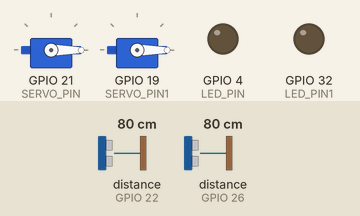
A sketch run on a simulated ESP32. Parts: 2 × servo, output pins drawn as LEDs (lit = HIGH). Wiring (inferred from the names in the program): 2 × ultrasonic range finder: trigger GPIO 23, echo GPIO 22 / trigger GPIO 25, echo GPIO 26. The test bench sets the inputs (shaded band); at power-on: distance to the obstacle (sensors on GPIO 22, GPIO 26) 80 cm. The echo pulse lasts 58.3 µs per cm; WiFi joins after 1.5 s; servers stay silent unless stated; pins used as bus, display or sensor lines are not drawn; what the sketch prints to the serial monitor is not drawn.

Above: at 3.0 s.
3.1 s: distance to the obstacle (sensor on GPIO 22) set to 7 cm
5.0 s: distance to the obstacle (sensor on GPIO 22) set to 4 cm
At 6.1 s:
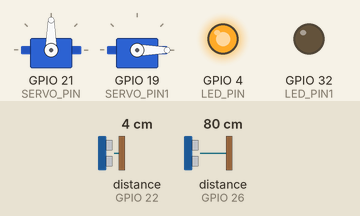
7.3 s: distance to the obstacle (sensor on GPIO 26) set to 7 cm
9.0 s: distance to the obstacle (sensor on GPIO 26) set to 4 cm
At 10.2 s:
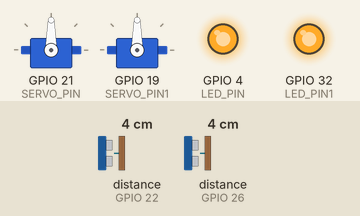
11.3 s: distance to the obstacle (sensor on GPIO 22) set to 9 cm
At 12.9 s:
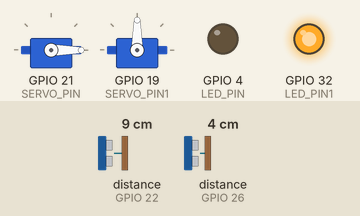
13.3 s: distance to the obstacle (sensor on GPIO 22) set to 2 cm
At 14.5 s:
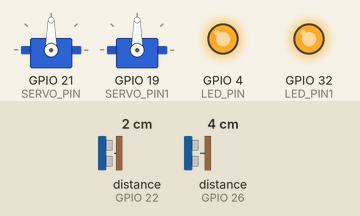
Timing chart, 0 to 16.3 s (numbered marks = the images above; inputs shaded):
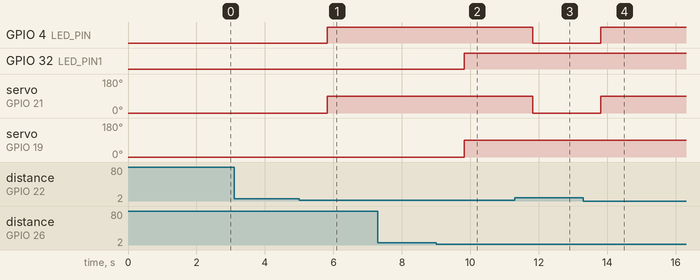

Measured:
- the behaviour switches between 6 and 5 cm on distance to the obstacle (sensor on GPIO 22) (found by bisection; images 0 and 1)
- the behaviour switches between 6 and 5 cm on distance to the obstacle (sensor on GPIO 26) (found by bisection; images 1 and 2)
- after the input at 3.1 s, every drawn part: stays the same
- after the input at 5.0 s, GPIO 4 (LED_PIN): LOW → HIGH after 0.82 s; servo on GPIO 21 (SERVO_PIN): 0° → 90° after 0.82 s
- after the input at 7.3 s, every drawn part: stays the same
- after the input at 9.0 s, GPIO 32 (LED_PIN1): LOW → HIGH after 0.82 s; servo on GPIO 19 (SERVO_PIN1): 0° → 90° after 0.82 s
- after the input at 11.3 s, GPIO 4 (LED_PIN): HIGH → LOW after 0.52 s; servo on GPIO 21 (SERVO_PIN): 90° → 0° after 0.52 s
- after the input at 13.3 s, GPIO 4 (LED_PIN): LOW → HIGH after 0.52 s; servo on GPIO 21 (SERVO_PIN): 0° → 90° after 0.52 s

The sketch:

Project_Micro_Revisi.ino
```cpp
#define BLYNK_TEMPLATE_ID "TMPL6Nu24SeDE"
#define BLYNK_TEMPLATE_NAME "HelloWorld"
//#define BLYNK_AUTH_TOKEN "KfWgaNJngdLvDjS6QtvAmHmjRtH321Dy"

#include <WiFiClient.h>
#include <WiFi.h>
#include <BlynkSimpleEsp32.h>
#include <ESP32Servo.h>//install
#include <ezButton.h>//install
#include <Button.h>
//#include <DHT.h>

#define LED_PIN 4
#define LED_PIN1 32
#define TRIG_PIN  23  // ESP32 pin GPIO23 connected to Ultrasonic Sensor's TRIG pin
#define ECHO_PIN  22  // ESP32 pin GPIO22 connected to Ultrasonic Sensor's ECHO pin
#define TRIG_PIN1 25  // ESP32 pin GPIO23 connected to Ultrasonic Sensor's TRIG pin
#define ECHO_PIN1 26  // ESP32 pin GPIO22 connected to Ultrasonic Sensor's ECHO pin
#define SERVO_PIN 21  // ESP32 pin GPIO26 connected to Servo Motor's pin
#define SERVO_PIN1 19  // ESP32 pin GPIO26 connected to Servo Motor's pin
#define DISTANCE_THRESHOLD  5 // centimeters
BlynkTimer timer;

char auth[] = "KfWgaNJngdLvDjS6QtvAmHmjRtH321Dy"; // from BLYNK_AUTH_TOKEN
char ssid[] = "OPPO Reno8 Z 5G";  // Activate your personal hotspot at mobile phone
char pass[] = "k629pbsb";    // Password to access the personal hotspot

//double humidity, temp;
float duration_us, distance_cm, duration_us1, distance_cm1;
// int led_state = LOW;    // the current state of LED
// int button_state;       // the current state of button
// int last_button_state;  // the previous state of button

// int LEDPin = 14;              // LED connected at pin GPIO D5

//unsigned long previousMillis = 0;
//const long interval = 15000;
Servo servo;
Servo servo1;
//ezButton button(BUTTON_PIN);

void maincode(){
  digitalWrite(TRIG_PIN, LOW);
  delayMicroseconds(5);

  digitalWrite(TRIG_PIN, HIGH);
  // digitalWrite(TRIG_PIN1, HIGH);
  delayMicroseconds(10);
  digitalWrite(TRIG_PIN, LOW);
  // digitalWrite(TRIG_PIN1, LOW);

  duration_us = pulseIn(ECHO_PIN, HIGH);
  distance_cm = 0.017 * duration_us;
  Blynk.virtualWrite(V0,distance_cm);

  if (distance_cm  < DISTANCE_THRESHOLD){
    servo.write(90);
    //digitalWrite(BUZZER_PIN, HIGH);
    digitalWrite(LED_PIN, HIGH);
  } else {
    servo.write(0);
    digitalWrite(LED_PIN, LOW);
  }

  digitalWrite(TRIG_PIN1, LOW);
  delayMicroseconds(5);

  digitalWrite(TRIG_PIN1, HIGH);
  delayMicroseconds(10);
  digitalWrite(TRIG_PIN1, LOW);

  // last_button_state = button_state;      // save the last state
  // button_state = digitalRead(BUTTON_PIN); // read new state

  // duration_us = pulseIn(ECHO_PIN, HIGH);
  duration_us1 = pulseIn(ECHO_PIN1, HIGH);
  // calculate the distance
  // distance_cm = 0.017 * duration_us;
  distance_cm1 = 0.017 * duration_us1;
  Blynk.virtualWrite(V1,distance_cm1);

  if (distance_cm1 < DISTANCE_THRESHOLD){
    servo1.write(90);
    digitalWrite(LED_PIN1, HIGH);
  } else {
    servo1.write(0);
    digitalWrite(LED_PIN1, LOW);
  }

}

void setup() {
  pinMode(LED_PIN, OUTPUT);
  pinMode(LED_PIN1, OUTPUT);
  // pinMode(BUTTON_PIN, INPUT_PULLUP);
  //button.setDebounceTime(50);
  pinMode(TRIG_PIN, OUTPUT); // set ESP32 pin to output mode
  pinMode(ECHO_PIN, INPUT);  // set ESP32 pin to input mode
  pinMode(TRIG_PIN1, OUTPUT); // set ESP32 pin to output mode
  pinMode(ECHO_PIN1, INPUT);  // set ESP32 pin to input mode
  //pinMode(BUZZER_PIN, OUTPUT);
  servo.attach(SERVO_PIN);   // attaches the servo on pin 9 to the servo object
  servo1.attach(SERVO_PIN1);
  servo.write(0);
  servo1.write(0);
  Serial.begin(115200);      // Serial speed between Computer to ESP32
  delay(10);
  Serial.print("Connecting to ");
  Serial.println(ssid);
  WiFi.begin(ssid, pass);    // Try to login to WiFi(s)

  int wifi_ctr = 0;
  while (WiFi.status() != WL_CONNECTED) {
    delay(500);              // Delay switching between WiFi hotspots
    Serial.print(".");
  }
  Serial.println("WiFi connected!");
  Blynk.begin(auth, ssid, pass, "blynk.cloud", 80);

  //dht.begin();
  timer.setInterval(1000L, maincode);
}

bool isFirstConnect = true;
BLYNK_CONNECTED(){
  if (isFirstConnect)
  {
    Blynk.syncAll();
    isFirstConnect =false;
  }
}

// BLYNK_WRITE(V1) {
//   int LEDSwitch = param.asInt();   // Connection between physical and virtual pin)
//   digitalWrite(LEDPin, LEDSwitch); // Let the LEDpin equal to LEDSwitch@HelloWord Device
// }


void loop() {
  Blynk.run();
  timer.run();
}
```
